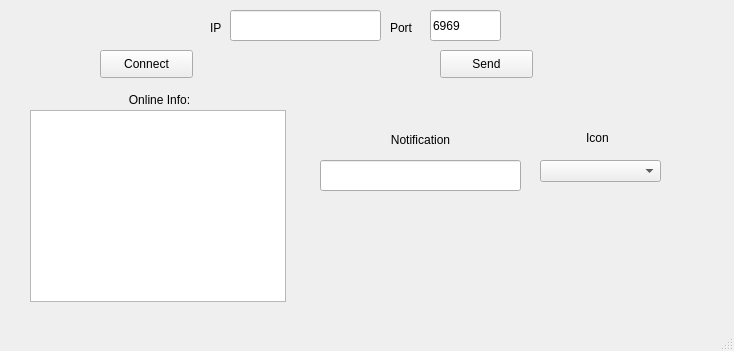
<?xml version="1.0" encoding="UTF-8"?>
<ui version="4.0">
 <class>MainWindow</class>
 <widget class="QMainWindow" name="MainWindow">
  <property name="geometry">
   <rect>
    <x>0</x>
    <y>0</y>
    <width>734</width>
    <height>351</height>
   </rect>
  </property>
  <property name="windowTitle">
   <string>MainWindow</string>
  </property>
  <widget class="QWidget" name="centralwidget">
   <widget class="QLineEdit" name="lineEditIP">
    <property name="geometry">
     <rect>
      <x>230</x>
      <y>10</y>
      <width>151</width>
      <height>31</height>
     </rect>
    </property>
   </widget>
   <widget class="QLineEdit" name="lineEditPORT">
    <property name="geometry">
     <rect>
      <x>430</x>
      <y>10</y>
      <width>71</width>
      <height>31</height>
     </rect>
    </property>
    <property name="text">
     <string>6969</string>
    </property>
   </widget>
   <widget class="QLabel" name="labelIP">
    <property name="geometry">
     <rect>
      <x>210</x>
      <y>20</y>
      <width>21</width>
      <height>16</height>
     </rect>
    </property>
    <property name="text">
     <string>IP</string>
    </property>
   </widget>
   <widget class="QLabel" name="labelPORT">
    <property name="geometry">
     <rect>
      <x>390</x>
      <y>20</y>
      <width>31</width>
      <height>16</height>
     </rect>
    </property>
    <property name="text">
     <string>Port</string>
    </property>
   </widget>
   <widget class="QTextBrowser" name="textBrowser">
    <property name="geometry">
     <rect>
      <x>30</x>
      <y>110</y>
      <width>256</width>
      <height>192</height>
     </rect>
    </property>
   </widget>
   <widget class="QPushButton" name="pushButtonCONNECT">
    <property name="geometry">
     <rect>
      <x>100</x>
      <y>50</y>
      <width>93</width>
      <height>28</height>
     </rect>
    </property>
    <property name="text">
     <string>Connect</string>
    </property>
   </widget>
   <widget class="QLabel" name="labelINFO">
    <property name="geometry">
     <rect>
      <x>74</x>
      <y>90</y>
      <width>171</width>
      <height>20</height>
     </rect>
    </property>
    <property name="text">
     <string>Online Info:</string>
    </property>
    <property name="alignment">
     <set>Qt::AlignCenter</set>
    </property>
   </widget>
   <widget class="QLineEdit" name="lineEditPOST">
    <property name="geometry">
     <rect>
      <x>320</x>
      <y>160</y>
      <width>201</width>
      <height>31</height>
     </rect>
    </property>
   </widget>
   <widget class="QPushButton" name="pushButtonSEND">
    <property name="geometry">
     <rect>
      <x>440</x>
      <y>50</y>
      <width>93</width>
      <height>28</height>
     </rect>
    </property>
    <property name="text">
     <string>Send</string>
    </property>
   </widget>
   <widget class="QComboBox" name="comboBox">
    <property name="geometry">
     <rect>
      <x>540</x>
      <y>160</y>
      <width>121</width>
      <height>22</height>
     </rect>
    </property>
   </widget>
   <widget class="QLabel" name="labelNOTIFY">
    <property name="geometry">
     <rect>
      <x>370</x>
      <y>130</y>
      <width>101</width>
      <height>20</height>
     </rect>
    </property>
    <property name="text">
     <string>Notification</string>
    </property>
    <property name="alignment">
     <set>Qt::AlignCenter</set>
    </property>
   </widget>
   <widget class="QLabel" name="labelICON">
    <property name="geometry">
     <rect>
      <x>570</x>
      <y>130</y>
      <width>55</width>
      <height>16</height>
     </rect>
    </property>
    <property name="text">
     <string>Icon</string>
    </property>
    <property name="alignment">
     <set>Qt::AlignCenter</set>
    </property>
   </widget>
  </widget>
  <widget class="QStatusBar" name="statusbar"/>
 </widget>
 <resources/>
 <connections/>
</ui>
